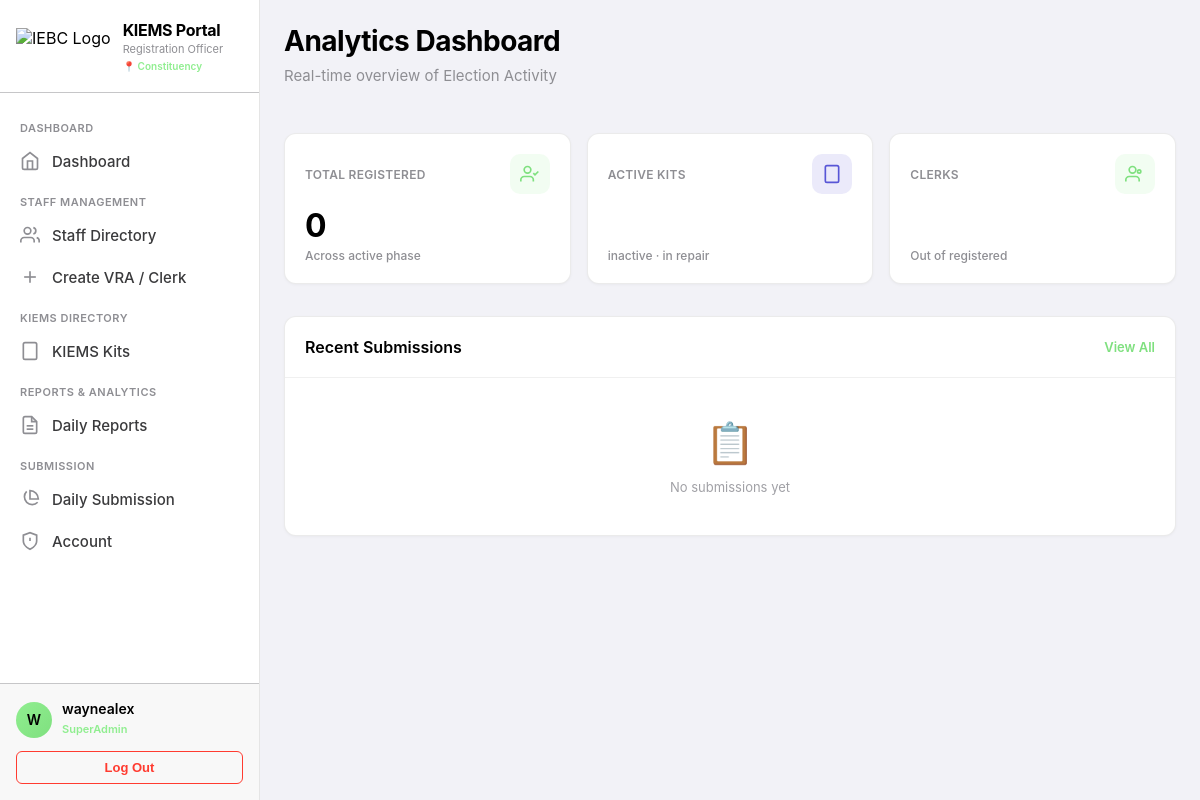
The app's page /RO/ (signed in) with its own data.
### kiems/models.py (models this page shows, shortened)
class CustomUser(AbstractUser):
    ROLE_CHOICES = [
        ('SuperAdmin', 'SuperAdmin'),
        ('RO', 'RO'),
        ('DRO', 'DRO'),
        ('VRA', 'VRA'),
        ('Clerk', 'Clerk'),
    ]
    role = models.CharField(max_length=20, choices=ROLE_CHOICES, default='Clerk')
    constituency = models.ForeignKey(Constituency, on_delete=models.CASCADE, blank=True, null=True,
                                     related_name='constituencies')
    ward = models.ForeignKey(Ward, on_delete=models.CASCADE, blank=True, null=True, related_name='wards')
    groups = models.ManyToManyField(
        'auth.Group',
        related_name='customuser_set',
        blank=True,
        help_text='The groups this user belongs to.',
    )
    user_permissions = models.ManyToManyField(
        'auth.Permission',
        related_name='customuser_set',
        blank=True,
        help_text='Specific permissions for this user.',
    )
    class Meta:
        verbose_name = 'User'
        verbose_name_plural = 'Users'

### kiems/views.py (the view)
# urls.py: path('RO/', views.RO_dashboard, name='RO_dashboard'),
def RO_dashboard(request):
    return render(request, 'RO_dashboard.html')

### kiems/templates/RO_dashboard.html (shortened to what this page needs)
{% extends "RO_base.html" %}
{% block content %}
<div class="dashboard-header">
    <h2>Analytics Dashboard</h2>
    <p>Real-time overview of {{ active_phase.name|default:"Election Activity" }}</p>
</div>
<div class="stats-grid">
    <div class="stat-card">
        <div class="stat-meta">
            <span class="stat-label">Total Registered</span>
            <div class="stat-icon">
                <svg viewBox="0 0 24 24" fill="none" stroke="currentColor" stroke-width="2">
                    <path d="M16 21v-2a4 4 0 0 0-4-4H5a4 4 0 0 0-4 4v2"/>
                    <circle cx="9" cy="7" r="4"/>
                    <polyline points="16 11 18 13 22 9"/>
                </svg>
            </div>
        </div>
        <div class="stat-value">{{ metrics.total_registered|default:"0"|floatformat:0 }}</div>
        <div class="stat-value-small">Across {{ active_phase.name|default:"active phase" }}</div>
    </div>
    <div class="stat-card">
        <div class="stat-meta">
            <span class="stat-label">Active Kits</span>
            <div class="stat-icon info">
                <svg viewBox="0 0 24 24" fill="none" stroke="currentColor" stroke-width="2">
                    <rect x="4" y="2" width="16" height="20" rx="2" ry="2"/>
                    <line x1="12" y1="18" x2="12.01" y2="18"/>
                </svg>
            </div>
        </div>
        <div class="stat-value-small">{{ metrics.inactive_kits }} inactive · {{ metrics.repair_kits }} in repair</div>
    </div>
    <div class="stat-card">
        <div class="stat-meta">
            <span class="stat-label">Clerks</span>
            <div class="stat-icon">
                <svg viewBox="0 0 24 24" fill="none" stroke="currentColor" stroke-width="2">
                    <path d="M17 21v-2a4 4 0 0 0-4-4H5a4 4 0 0 0-4 4v2"/>
                    <circle cx="9" cy="7" r="4"/>
                    <circle cx="17" cy="9" r="2"/>
                </svg>
            </div>
        </div>
        <div class="stat-value-small">Out of {{ metrics.total_clerks }} registered</div>
    </div>
</div>
<div class="dashboard-grid">
    <div class="dashboard-card">
        <div class="card-header">
            <h3 class="card-title">Recent Submissions</h3>
            <a href="{% url 'super_admin_submission' %}" class="card-action">View All</a>
        </div>
        <div class="card-body">
            {% if recent_entries %}
            <div class="data-list">
                {% for entry in recent_entries %}
                <div class="data-row">
                    <div class="data-primary">
                        <div class="data-label">
                            {{ entry.kiems_kit.kit_code }}
                            <span style="color: #8e8e93; font-weight: 500;">({{ entry.kiems_kit.ward.name }})</span>
                        </div>
                        <div class="data-metrics">
                            <span class="metric-badge new">+{{ entry.new_registered }} New</span>
                            {% if entry.transferred %}
                            <span class="metric-badge transferred">{{ entry.transferred }} Xfer</span>
                            {% endif %}
                            {% if entry.updated %}
                            <span class="metric-badge updated">{{ entry.updated }} Upd</span>
                            {% endif %}
                        </div>
                        <div class="data-meta">{{ entry.entry_date|date:"M d, Y" }}</div>
                    </div>
                    <div class="data-status">
                        <span class="status-badge {% if entry.is_synced %}synced{% else %}pending{% endif %}">
                            {% if entry.is_synced %}
                            ✓ Synced
                            {% else %}
                            ⏳ Pending
                            {% endif %}
                        </span>
                        <span class="status-time">{{ entry.created_at|timesince }} ago</span>
                    </div>
                </div>
                {% endfor %}
            </div>
            {% else %}
            <div class="empty-state">
                <div class="empty-state-icon">📋</div>
                <div class="empty-state-text">No submissions yet</div>
            </div>
            {% endif %}
        </div>
    </div>
</div>
{% endblock %}

### kiems/templates/RO_base.html (shortened to what this page needs)
<!DOCTYPE html>
<html lang="en">
<head>
</head>
<body>
<div class="app-container">
    <aside class="sidebar" id="sidebar">
        <div class="sidebar-brand">
            <img src="https://cvr.iebc.or.ke/images/logoiebc.png" alt="IEBC Logo">
            <div class="brand-text">
                <h1>KIEMS Portal</h1>
                <p>Registration Officer</p>
                <div class="constituency">
                    {% if request.user.constituency %}
                    📍 {{ request.user.constituency.name }}
                    {% else %}
                    📍 Constituency
                    {% endif %}
                </div>
            </div>
        </div>
        <nav class="sidebar-menu">
            <div class="menu-category">Dashboard</div>
            <li class="menu-item {% if request.resolver_match.url_name == 'ro_dashboard' %}active{% endif %}">
                <a href="{% url 'ro_dashboard' %}">
                    <svg viewBox="0 0 24 24" fill="none" stroke="currentColor" stroke-width="2">
                        <path d="M3 9l9-7 9 7v11a2 2 0 0 1-2 2H5a2 2 0 0 1-2-2z"/>
                        <polyline points="9 22 9 12 15 12 15 22"/>
                    </svg>
                    Dashboard
                </a>
            </li>
            <div class="menu-category">Staff Management</div>
            <li class="menu-item {% if 'staff' in request.resolver_match.url_name %}active{% endif %}">
                <a href="{% url 'ro_staff' %}">
                    <svg viewBox="0 0 24 24" fill="none" stroke="currentColor" stroke-width="2">
                        <path d="M17 21v-2a4 4 0 0 0-4-4H5a4 4 0 0 0-4 4v2"/>
                        <circle cx="9" cy="7" r="4"/>
                        <path d="M23 21v-2a4 4 0 0 0-3-3.87"/>
                        <path d="M16 3.13a4 4 0 0 1 0 7.75"/>
                    </svg>
                    Staff Directory
                </a>
            </li>
            <li class="menu-item {% if 'create_staff' in request.resolver_match.url_name %}active{% endif %}">
                <a href="{% url 'ro_create_staff' %}">
                    <svg viewBox="0 0 24 24" fill="none" stroke="currentColor" stroke-width="2">
                        <line x1="12" y1="5" x2="12" y2="19"/>
                        <line x1="5" y1="12" x2="19" y2="12"/>
                    </svg>
                    Create VRA / Clerk
                </a>
            </li>
            <div class="menu-category">KIEMS Directory</div>
            <li class="menu-item {% if 'kits' in request.resolver_match.url_name %}active{% endif %}">
                <a href="{% url 'ro_kits' %}">
                    <svg viewBox="0 0 24 24" fill="none" stroke="currentColor" stroke-width="2">
                        <rect x="4" y="2" width="16" height="20" rx="2" ry="2"/>
                        <line x1="12" y1="18" x2="12.01" y2="18"/>
                    </svg>
                    KIEMS Kits
                </a>
            </li>
            <div class="menu-category">Reports & Analytics</div>
            <li class="menu-item {% if 'daily_report' in request.resolver_match.url_name %}active{% endif %}">
                <a href="{% url 'ro_daily_report' %}">
                    <svg viewBox="0 0 24 24" fill="none" stroke="currentColor" stroke-width="2">
                        <path d="M14 2H6a2 2 0 0 0-2 2v16a2 2 0 0 0 2 2h12a2 2 0 0 0 2-2V8z"/>
                        <polyline points="14 2 14 8 20 8"/>
                        <line x1="16" y1="13" x2="8" y2="13"/>
                        <line x1="16" y1="17" x2="8" y2="17"/>
                    </svg>
                    Daily Reports
                </a>
            </li>
            <div class="menu-category">SubMission</div>
            <li class="menu-item {% if 'submissions' in request.resolver_match.url_name %}active{% endif %}">
                <a href="{% url 'ro_submissions' %}">
                    <svg viewBox="0 0 24 24" fill="none" stroke="currentColor" stroke-width="2">
                        <path d="M21.21 15.89A6 6 0 1 1 8 2.83"/>
                        <path d="M22 12A10 10 0 0 0 12 2v10z"/>
                    </svg>
                    Daily Submission
                </a>
            </li>
            <li class="menu-item {% if 'audit' in request.resolver_match.url_name %}active{% endif %}">
                <a href="{% url 'ro_audit' %}">
                    <svg viewBox="0 0 24 24" fill="none" stroke="currentColor" stroke-width="2">
                        <path d="M12 22s8-4 8-10V5l-8-3-8 3v7c0 6 8 10 8 10z"/>
                        <line x1="12" y1="8" x2="12" y2="12"/>
                        <line x1="12" y1="16" x2="12.01" y2="16"/>
                    </svg>
                    Account
                </a>
            </li>
        </nav>
        <div class="sidebar-footer">
            <div class="user-badge">
                <div class="user-avatar">
                    {{ request.user.first_name|slice:":1"|upper|default:request.user.username|slice:":1"|upper }}
                </div>
                <div class="user-info">
                    <p>{{ request.user.get_full_name|default:request.user.username }}</p>
                    <span>{{ request.user.get_role_display }}</span>
                </div>
            </div>
            <form method="post" action="{% url 'logout' %}">
                <button type="submit" class="btn-logout">Log Out</button>
            </form>
        </div>
    </aside>
    <div class="main-wrapper">
        <main class="content-body">
            {% block content %}{% endblock %}
        </main>
    </div>
</div>
</body>
</html>

### kiems/templates/RO_base.html (style rules this page uses)
* { margin: 0; padding: 0; box-sizing: border-box; -webkit-font-smoothing: antialiased; -moz-osx-font-smoothing: grayscale; }
body { font-family: -apple-system, BlinkMacSystemFont, "Segoe UI", Roboto, Helvetica, Arial, sans-serif; background-color: #f2f2f7; color: #000000; min-height: 100vh; display: flex; overflow-x: hidden; }
.app-container { display: flex; width: 100%; min-height: 100vh; position: relative; }
.sidebar { width: 260px; background-color: #ffffff; border-right: 0.5px solid rgba(0, 0, 0, 0.1); display: flex; flex-direction: column; position: fixed; top: 0; bottom: 0; left: 0; z-index: 100; transition: transform 0.3s ease; }
.sidebar-brand { padding: 20px 16px; display: flex; align-items: center; gap: 12px; border-bottom: 0.5px solid #c6c6c8; }
.sidebar-brand img { height: 36px; width: auto; object-fit: contain; }
.brand-text h1 { font-size: 16px; font-weight: 700; letter-spacing: -0.3px; color: #000000; }
.brand-text p { font-size: 11px; color: #8e8e93; margin-top: 2px; }
.brand-text .constituency { font-size: 10px; color: #90EE90; font-weight: 600; margin-top: 4px; }
.sidebar-menu { flex: 1; padding: 16px 8px; overflow-y: auto; list-style: none; }
.menu-category { font-size: 11px; font-weight: 600; color: #8e8e93; text-transform: uppercase; padding: 12px 12px 6px 12px; letter-spacing: 0.5px; }
.menu-item a { display: flex; align-items: center; gap: 12px; padding: 10px 12px; color: #3a3a3c; text-decoration: none; font-size: 15px; font-weight: 500; border-radius: 8px; transition: all 0.2s ease; margin-bottom: 2px; }
.menu-item svg { width: 20px; height: 20px; color: #8e8e93; transition: color 0.2s ease; }
.sidebar-footer { padding: 16px; border-top: 0.5px solid #c6c6c8; background-color: #f8f8f8; }
.user-badge { display: flex; align-items: center; gap: 10px; margin-bottom: 12px; }
.user-avatar { width: 36px; height: 36px; border-radius: 50%; background: linear-gradient(135deg, #90EE90, #7fe07f); display: flex; align-items: center; justify-content: center; font-weight: 600; font-size: 14px; color: #000000; }
.user-info p { font-size: 14px; font-weight: 600; }
.user-info span { font-size: 11px; color: #90EE90; font-weight: 600; }
.btn-logout { width: 100%; padding: 8px; background: transparent; border: 0.5px solid #ff3b30; color: #ff3b30; border-radius: 6px; font-size: 13px; font-weight: 600; cursor: pointer; transition: all 0.2s ease; }
.main-wrapper { flex: 1; margin-left: 260px; display: flex; flex-direction: column; min-width: 0; }
.content-body { padding: 24px; flex: 1; overflow-y: auto; }

### records on screen
CustomUser: user.first_name "W", user.get_full_name "waynealex", user.role "SuperAdmin"

### other values on screen
{{ active_phase.name|default:"Election Activity" }} "Election Activity"
{{ metrics.total_registered|default:"0"|floatformat:0 }} "0"
{{ active_phase.name|default:"active phase" }} "active phase"
